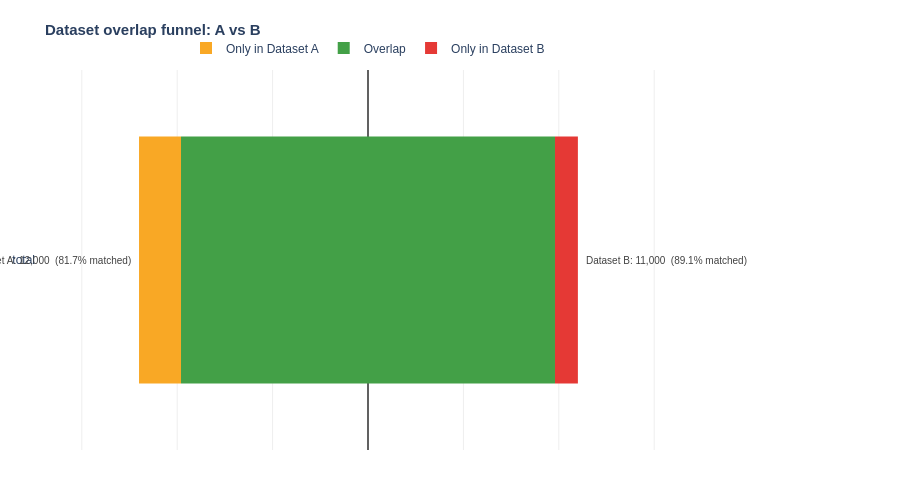

Notebook source saved alongside this figure:
### Markdown cell above
### `plot_overlap` - funnel overlap Dataset A vs Dataset B

2 bary: Dataset A a Dataset B.
- zelena = overlap
- zlta = iba v Dataset A
- cervena = iba v Dataset B

### Code cell
from databay.reporting.plot import plot_overlap

overlap_data = {
    "left_count": 12000,   # Dataset A total
    "right_count": 11000,  # Dataset B total
    "overlap_count": 9800, # rows in both A and B
}

fig = plot_overlap(
    overlap_data,
    title="Dataset overlap funnel: A vs B",
    left_name="Dataset A",
    right_name="Dataset B",
    overlap_color="#43a047",  # green
    left_only_color="#f9a825", # yellow
    right_only_color="#e53935",# red
)
fig.show()

### Figure 1 — Plotly figure (JSON) as saved in the notebook; plotly's stock layout.template omitted (floating-point values rounded to 4 significant figures)
{"data": [{"base": [-9800], "hovertemplate": ["<b>total</b><br>Dataset A total: 12,000<br>Overlap: 9,800 (81.7%)<br>Only in Dataset A: 2,200<extra></extra>"], "marker": {"color": "#f9a825", "line": {"width": 0}}, "name": "Only in Dataset A", "orientation": "h", "type": "bar", "x": [-2200], "y": ["total"]}, {"base": [0], "hovertemplate": ["<b>total</b><br>Dataset A total: 12,000<br>Overlap: 9,800 (81.7%)<br>Only in Dataset A: 2,200<extra></extra>"], "legendgroup": "overlap", "marker": {"color": "#43a047", "line": {"width": 0}}, "name": "Overlap", "orientation": "h", "showlegend": true, "type": "bar", "x": [-9800], "y": ["total"]}, {"base": [0], "hovertemplate": ["<b>total</b><br>Dataset B total: 11,000<br>Overlap: 9,800 (89.1%)<br>Only in Dataset B: 1,200<extra></extra>"], "legendgroup": "overlap", "marker": {"color": "#43a047", "line": {"width": 0}}, "name": "Overlap", "orientation": "h", "showlegend": false, "type": "bar", "x": [9800], "y": ["total"]}, {"base": [9800], "hovertemplate": ["<b>total</b><br>Dataset B total: 11,000<br>Overlap: 9,800 (89.1%)<br>Only in Dataset B: 1,200<extra></extra>"], "marker": {"color": "#e53935", "line": {"width": 0}}, "name": "Only in Dataset B", "orientation": "h", "type": "bar", "x": [1200], "y": ["total"]}], "layout": {"annotations": [{"font": {"color": "#424242", "size": 10}, "showarrow": false, "text": "Dataset A: 12,000  (81.7% matched)", "x": -12000, "xanchor": "right", "xshift": -6, "y": "total"}, {"font": {"color": "#424242", "size": 10}, "showarrow": false, "text": "Dataset B: 11,000  (89.1% matched)", "x": 11000, "xanchor": "left", "xshift": 6, "y": "total"}], "bargap": 0.35, "barmode": "relative", "font": {"family": "Arial, sans-serif", "size": 12}, "height": 500, "legend": {"orientation": "h", "x": 0.5, "xanchor": "center", "y": 1.02, "yanchor": "bottom"}, "margin": {"b": 50, "l": 30, "r": 200, "t": 70}, "modebar": {"remove": ["zoom2d", "pan2d", "select2d", "lasso2d", "autoScale2d", "resetScale2d", "toggleSpikelines", "hoverCompareCartesian", "hoverClosestCartesian"]}, "paper_bgcolor": "white", "plot_bgcolor": "white", "title": {"font": {"size": 15}, "text": "<b>Dataset overlap funnel: A vs B</b>"}, "xaxis": {"gridcolor": "#eeeeee", "range": [-17400, 17400], "showgrid": true, "showticklabels": false, "tickformat": ",", "title": {"text": ""}, "zeroline": true, "zerolinecolor": "#616161", "zerolinewidth": 2}, "yaxis": {"categoryarray": ["total"], "categoryorder": "array", "showgrid": false}}}
